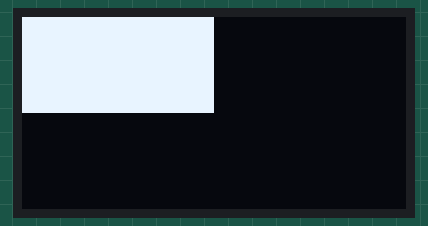
A sketch run on a simulated Arduino Uno, built with avr-gcc and run on an emulated ATmega328P. Parts: 128×64 one-colour display. What the sketch prints to the serial monitor is not drawn.

Above: at 0.06 s.

The sketch:

avr-ssd1306-adafruit-commands.ino
```cpp
// Arduino Uno + SSD1306 128x64 at 0x3C on Wire (SDA = A4, SCL = A5), driven
// with Adafruit_SSD1306: one known picture (the top-left quarter lit), then
// each command that changes what the glass shows without a new frame, and
// the command that undoes it.
//
// Serial protocol (115200): after each step the sketch prints its name and
// waits 50 ms, so a test can look at the panel before the next step.
//   SHOWN      the quarter, as begin() and display() left it
//   INVERTED   invertDisplay(true)            (0xA7)
//   DIM        invertDisplay(false), dim(true) (0xA6, 0x81 0x00)
//   OFF        dim(false), display off         (0x81 0xCF, 0xAE)
//   ALLON      display on, entire display on   (0xAF, 0xA5)
//   COMUP      resume RAM, COM scan up         (0xA4, 0xC0)
//   STARTLINE  COM scan down, start line 8     (0xC8, 0x48)
//   OFFSET     start line 0, display offset 16 (0x40, 0xD3 0x10)
//   SEGSAME    offset 0, segment re-map off    (0xD3 0x00, 0xA0)
//   MIRRORED   display() again under 0xA0
//   RESTORED   re-map on (0xA1) and display() again
//   DONE
//
// Libraries: Adafruit SSD1306 2.5.17, Adafruit GFX Library 1.12.6,
//            Adafruit BusIO 1.17.4
// Rebuild: node project/board-buses-2026-09/harness/compile-fixture.mjs \
//   --fqbn arduino:avr:uno \
//   --libs "Adafruit SSD1306,Adafruit GFX Library,Adafruit BusIO" \
//   --out <this dir> <this dir>/avr-ssd1306-adafruit-commands.ino
#include <Wire.h>
#include <Adafruit_GFX.h>
#include <Adafruit_SSD1306.h>

Adafruit_SSD1306 display(128, 64, &Wire, -1);

static void step(const char *name) {
  Serial.println(name);
  Serial.flush();
  delay(50);
}

void setup() {
  Serial.begin(115200);
  if (!display.begin(SSD1306_SWITCHCAPVCC, 0x3C)) {
    Serial.println("NOT FOUND");
    for (;;) {}
  }
  display.clearDisplay();
  display.fillRect(0, 0, 64, 32, SSD1306_WHITE);
  display.display();
  step("SHOWN");

  display.invertDisplay(true);
  step("INVERTED");

  display.invertDisplay(false);
  display.dim(true);
  step("DIM");

  display.dim(false);
  display.ssd1306_command(SSD1306_DISPLAYOFF);
  step("OFF");

  display.ssd1306_command(SSD1306_DISPLAYON);
  display.ssd1306_command(SSD1306_DISPLAYALLON);
  step("ALLON");

  display.ssd1306_command(SSD1306_DISPLAYALLON_RESUME);
  display.ssd1306_command(SSD1306_COMSCANINC);
  step("COMUP");

  display.ssd1306_command(SSD1306_COMSCANDEC);
  display.ssd1306_command(SSD1306_SETSTARTLINE | 8);
  step("STARTLINE");

  display.ssd1306_command(SSD1306_SETSTARTLINE | 0);
  display.ssd1306_command(SSD1306_SETDISPLAYOFFSET);
  display.ssd1306_command(16);
  step("OFFSET");

  display.ssd1306_command(SSD1306_SETDISPLAYOFFSET);
  display.ssd1306_command(0);
  display.ssd1306_command(SSD1306_SEGREMAP);
  step("SEGSAME");

  display.display();
  step("MIRRORED");

  display.ssd1306_command(SSD1306_SEGREMAP | 1);
  display.display();
  step("RESTORED");
  Serial.println("DONE");
}

void loop() {}
```
